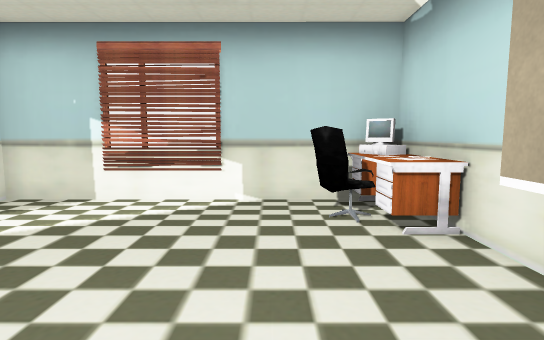
View 1 (above)

17 first-person views from a walk through a 3-D level made in the Unity game engine. The camera is 1.3 m above the floor, tilts 6° down and sees 80° across. The floor is counted in squares, 1 m on a side. Each view is taken from the middle of a square. On the plan, view 1 faces up. The plan holds only what a view shows up to about 14 squares ahead; the rest is blank. The place goes on beyond the plan. Some animated figures are not drawn. Door leaves are left out, so doorways stand open. Some surface patterns are stand-ins.

View 2
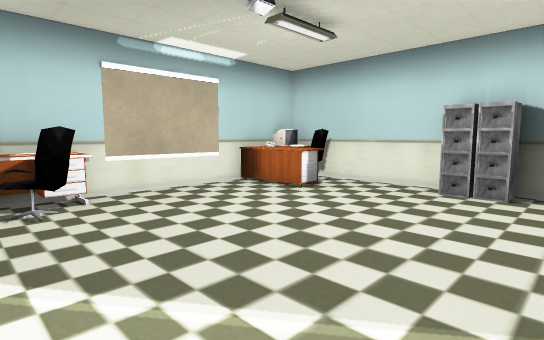

View 3
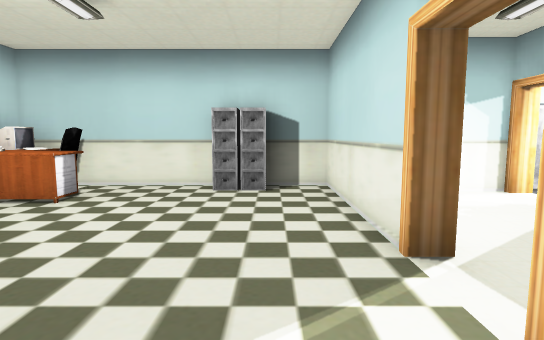

View 4
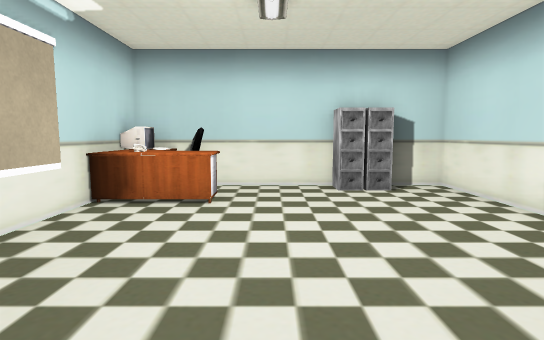

View 5
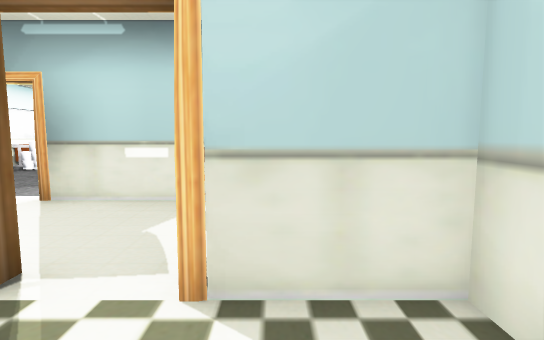

View 6
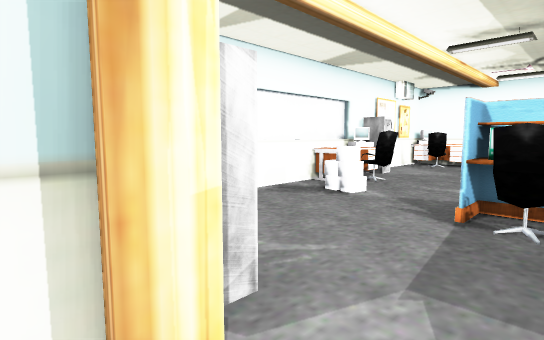

View 7
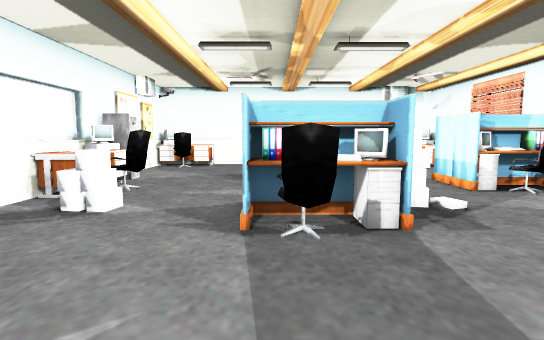

View 8
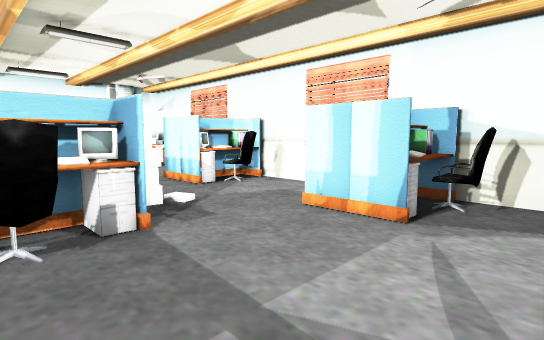

View 9
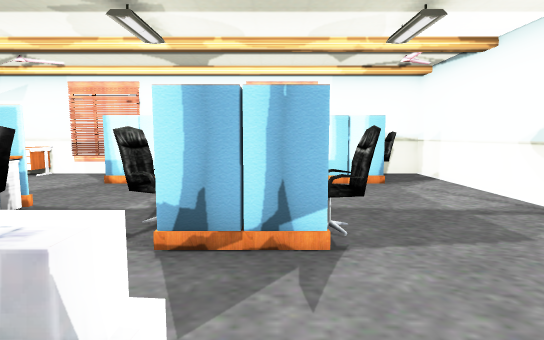

View 10
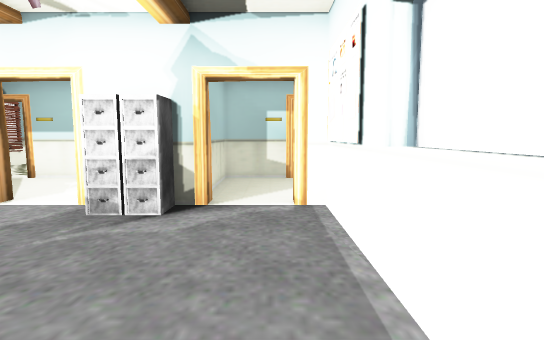

View 11
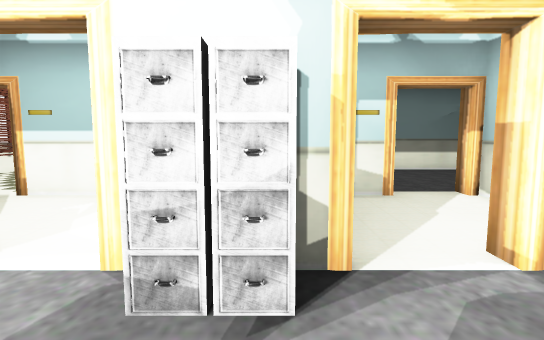

View 12
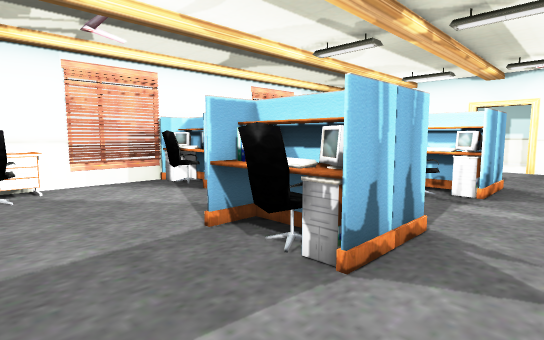

View 13
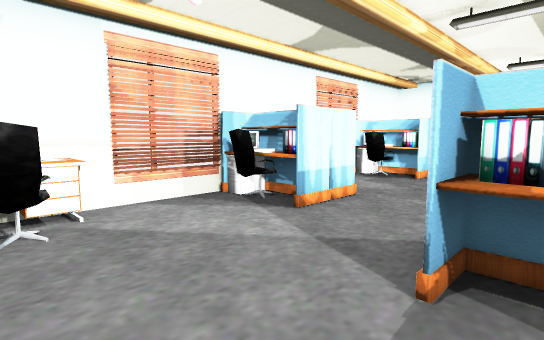

View 14
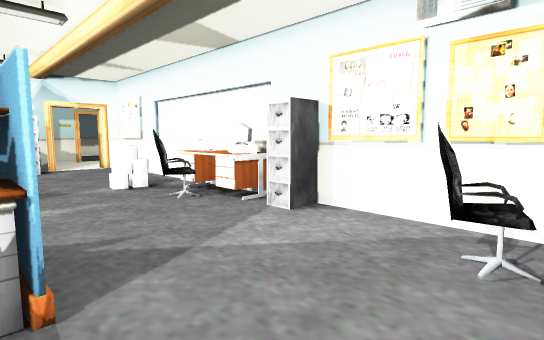

View 15
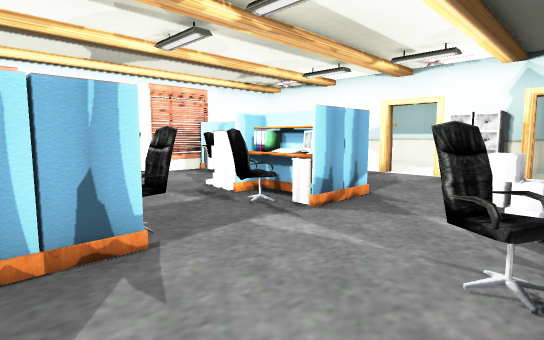

View 16
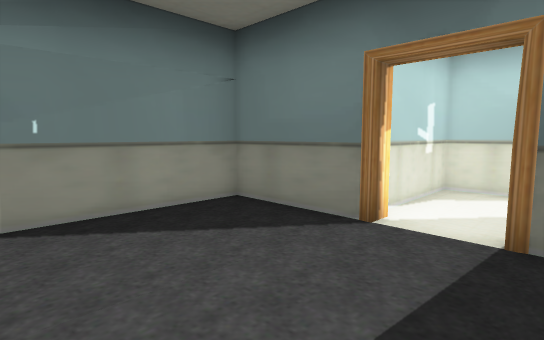

View 17
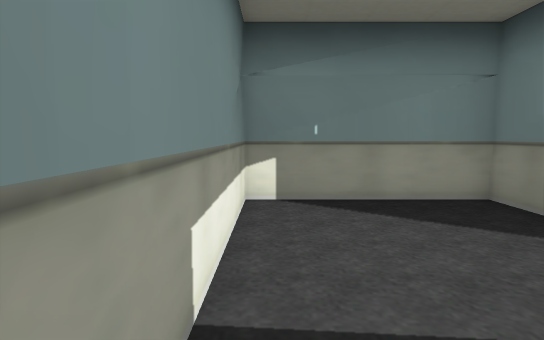

### Floor plan
Points are (right, up) in squares from view 1. A wall is a line through its corners. A room is listed if a view was taken in it or the views show most of it. See-through windows are left out.
Room 1 (views 1, 2, 3, 4, 5)
walls: (2.5, -0.5) (2.5, 4.6); (-5.5, 2.6) (-5.5, -2.5) (2.6, -2.5); (2.6, 6.6) (-5.5, 6.6) (-5.5, 4.3)
ways out: opening at (-5, 4) to room 2; open door at (-5, 3) to room 2
objects: cabinet (-4, -2); cabinet (-3, -2); table (0, -2) to (3, 0); other object (1, 5); table (2, 4) to (3, 7)
Room 2 (views 6, 7, 8, 9, 10, 11, 12, 13, 14, 15)
walls: (-16.3, 1) (-16.3, 1.8); (-15.9, 1.9) (-15.8, 1.5); (-15.5, -4) (-15.5, -4.7); (-15.3, -4.3) (-15.9, -4.3); (-16, -4.7) (-16, -4); (-13.8, 6.2) (-17.5, 6.2); (-9.5, -1.5) (-8.4, -1.5); (-19, -6.4) (-12.9, -6.4); (-19.6, 6.1) (-21.2, 6.3); (-19.5, 6.2) (-22.6, 6.2); (-9.5, 3.7) (-9.5, 0.3) (-10, 0.3) (-10, 6.2) (-12, 6.2); (-21, 6.3) (-21.8, 6.2); (-9.5, -6.1) (-9.5, -7.5) (-5.4, -7.5); (-6, 0.8) (-6, 2.6) (-5.5, 2.6); (-24.1, -6) (-10, -6) (-10, -5.4) (-9.4, -5.4); (-6, -5.7) (-6, -3.6) (-8.3, -3.6)
low walls: (-16.4, 1) (-16.3, 1.5); (-15.9, -4.3) (-15.9, -4) (-15.5, -4)
ways out: opening at (-5, 4) to room 1; open door at (-5, 3) to room 1; open door at (-6, -6.5) to room 3
objects: table (-24, -5) to (-24, -4); table (-24, 5) to (-23, 6); other object (-23, -5) to (-23, -4); other object (-21, -1) to (-19, 1); cabinet (-20, -6) to (-20, -5); other object (-20, 4) to (-17, 6); table (-19, -5) to (-17, -5); other object (-18, -4); other object (-17, -1) to (-14, 1); other object (-14, 4) to (-11, 6); cabinet (-11, -3) to (-10, -3); cabinet (-11, -2) to (-10, -2); other object (-9, 4)
Room 3 (views 16, 17)
walls: (-5.5, -7.3) (-5.5, -10.5) (-0.5, -10.5) (-0.5, -4.5); (-5.5, -5.2) (-5.5, -5.7)
ways out: open door at (-6, -6.5) to room 2

Positions as (right, up) in squares from view 1, and headings:
1: (0, 0), facing up
2: (-5, 6), facing down-right
3: (-4, 6), facing down
4: (-1, 6), facing down
5: (-3, 5), facing left
6: (-9, 0), facing down-left
7: (-10, -1), facing left
8: (-10, -1), facing up-left
9: (-15, -5), facing up
10: (-16, -5), facing right
11: (-13, -3), facing right
12: (-24, -3), facing up-right
13: (-24, 0), facing up-right
14: (-24, -1), facing down-right
15: (-21, -5), facing up-right
16: (-1, -5), facing down-left
17: (-1, -4), facing down
